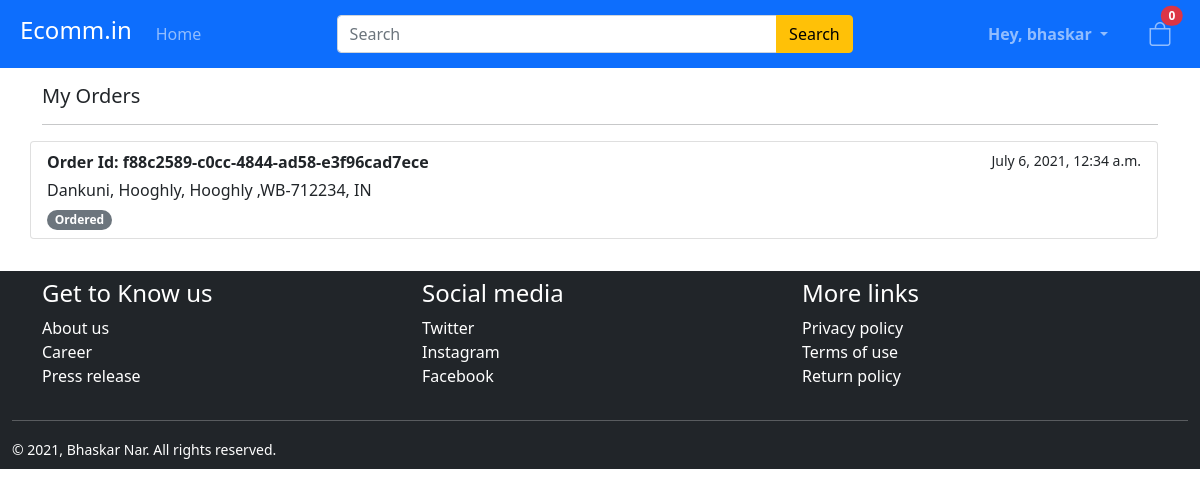
The app's page /orders (signed in), older data.
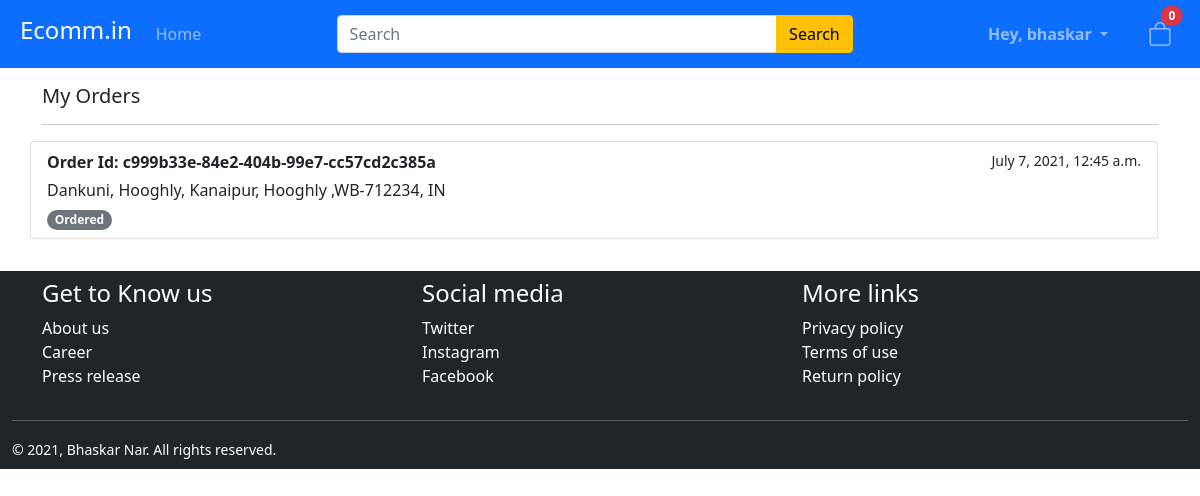
The same page, newer data.
### ecomm/models.py (models this page shows, shortened)
class Order(models.Model):
    ORDER_STATUS = [
        ('Ordered', 'Ordered'),
        ('Shipped', 'Shipped'),
        ('Completed', 'Completed'),
        ('Canceled', 'Canceled'),
        ('Pending', 'Pending')
    ]
    PAYMENT_OPTION = [
        ('Credit Card/Debit Card', 'Credit Card/Debit Card'),
        ('COD', 'COD'),
        ('Wallet', 'Wallet'),
        ('UPI', 'UPI'),
        ('Net Banking','Net Banking')
    ]
    order_id = models.UUIDField(default=uuid4().hex, unique=True, primary_key=True)
    order_amount = models.DecimalField(default=None, null=True, decimal_places=2, max_digits=50)
    order_date = models.DateTimeField(auto_now_add=True) # adds datetime automaticaly wen object is created
    shipping_address = models.TextField(max_length=150)
    billing_address = models.TextField(max_length=150)
    status = models.CharField(choices=ORDER_STATUS, default='Pending', max_length=12)
    transaction_id = models.CharField(max_length=50, null=True)
    payment_id = models.CharField(max_length=50, null=True)
    payment_method = models.CharField(choices=PAYMENT_OPTION, max_length=30, null= True)
    customer = models.ForeignKey(User, on_delete=models.DO_NOTHING, null=True)

### ecomm/views.py (the view)
# urls.py: path('orders', OrderListView.as_view(template_name='ecomm/myorders.html'), name='myorder'),
class OrderListView(ListView):
    model = Order
    paginate_by = 15
    @method_decorator(login_required)
    def dispatch(self, request, *args, **kwargs):
        return super().dispatch(request, *args, **kwargs)
    def get_queryset(self, *args, **kwargs):
        query = Order.objects.filter(customer=self.request.user).order_by('-order_date')
        return query

### ecomm/templates/ecomm/myorders.html (shortened to what this page needs)
{% extends 'ecomm/index.html' %}
{% block content %}
    <div class="container my-3">
        <h5>My Orders</h5>
        <hr>
        <div class="row">
            {% if object_list %}
            <div class="list-group">
                {% for order in object_list %}
                    <a href="{% url 'order-details' order.order_id %}" class="list-group-item list-group-item-action mb-3" aria-current="true">
                      <div class="d-flex w-100 justify-content-between">
                        <strong class="mb-1">Order Id: {{ order.order_id }}</strong>
                        <small>{{ order.order_date }}</small>
                      </div>
                      <p class="mb-1">{{ order.shipping_address }}</p>
                      {% if order.status == 'Ordered' %}
                        <span class="badge rounded-pill bg-secondary" >{{order.status}}</span>
                      {% elif order.status == 'Shipped' %}
                        <span class="badge rounded-pill bg-primary" >{{order.status}}</span>
                      {% elif order.status == 'Canceled' %}
                      <span class="badge rounded-pill bg-danger" >{{order.status}}</span>
                      {% elif order.status == 'Pending' %}
                      <span class="badge rounded-pill bg-warning" >{{order.status}}</span>
                      {% else %}
                      <span class="badge rounded-pill bg-success" >{{order.status}}</span>
                      {% endif %}
                    </a>
                {% endfor %}
            </div>
            {% else %}
            <div class="alert alert-info text-center" role="alert">
                No orders to show
            </div>
            <span><a class="btn btn-primary btn-md" href="{% url 'index' %}">Start Shopping</a></span>
            {% endif %}
        </div>
    </div>
{% endblock content %}

Row changes from the older to the newer data that the page shows:
removed Order: order_id "f88c2589-c0cc-4844-ad58-e3f96cad7ece", order_date "July 6, 2021, 12:34 a.m.", shipping_address "Dankuni, Hooghly, Hooghly ,WB-712234, IN", status "Ordered"
added Order: order_id "c999b33e-84e2-404b-99e7-cc57cd2c385a", order_date "July 7, 2021, 12:45 a.m.", shipping_address "Dankuni, Hooghly, Kanaipur, Hooghly ,WB-712234, IN", status "Ordered"
